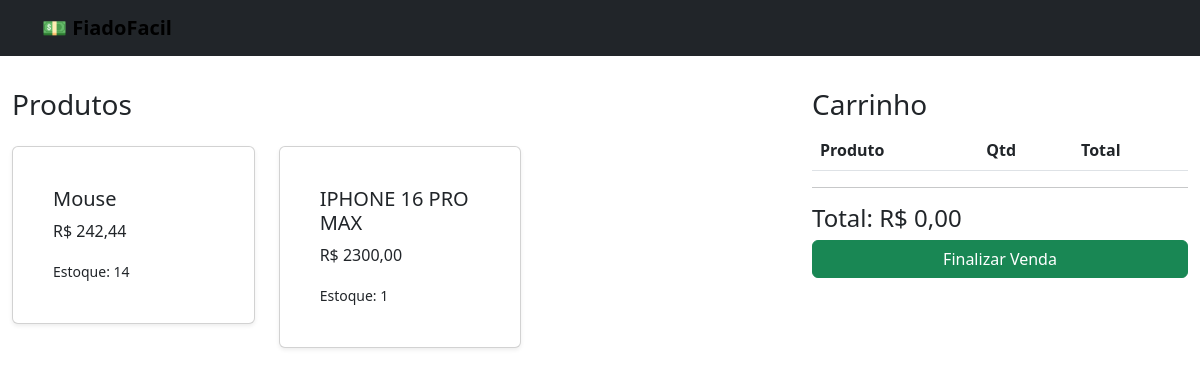
The app's page /vendas/, older data.
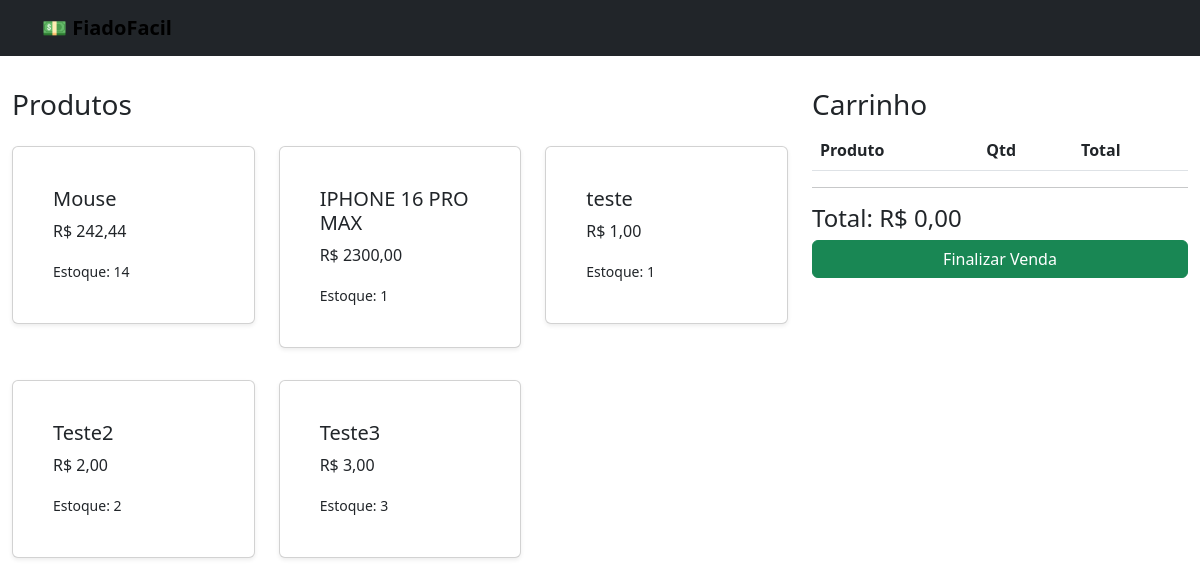
The same page, newer data.
### produtos/models.py (models this page shows, shortened)
class produtosModel(models.Model):
    nome = models.CharField(max_length=100)
    descricao = models.TextField()
    preco = models.DecimalField(max_digits=10, decimal_places=2)
    quantidade = models.IntegerField()

### vendas/views.py (the view)
# urls.py: 2. Add a URL to urlpatterns:  path('', views.home, name='home')
def home(request):
    itens = produtosModel.objects.all()
    return render(
        request,
        'PDV/home.html',
        {'itens': itens}
    )

### vendas/templates/PDV/home.html (shortened to what this page needs)
{% load static %}
<!DOCTYPE html>
<html lang="pt-br">
<head>
    <link rel="stylesheet" href="{% static 'css/style.css' %}">
    <link href="https://cdn.jsdelivr.net/npm/bootstrap@5.3.0/dist/css/bootstrap.min.css" rel="stylesheet">
</head>
<body>
    <nav class="navbar"><div class="container"><a class="navbar-brand" href="{% url 'vendas:Pinicial' %}">💵 FiadoFacil</a></div></nav>
  <div class="container-fluid">
    <div class="row">
        <div class="col-md-8">
            <h3>Produtos</h3>
            <div class="row">
                {% for itens in itens %}
                <div class="col-md-4 mb-3">
                    <div class="card produto-card"
                         onclick="adicionarProduto(
                            '{{ itens.id }}',
                            '{{ itens.nome }}',
                            '{{ itens.preco }}'
                         )">
                        <div class="card-body">
                            <h5>{{ itens.nome }}</h5>
                            <p>
                                R$ {{ itens.preco }}
                            </p>
                            <small>
                                Estoque: {{ itens.quantidade }}
                            </small>
                        </div>
                    </div>
                </div>
                {% endfor %}
            </div>
        </div>
        <div class="col-md-4">
            <h3>Carrinho</h3>
            <table class="table">
                <thead>
                    <tr>
                        <th>Produto</th>
                        <th>Qtd</th>
                        <th>Total</th>
                    </tr>
                </thead>
            </table>
            <hr>
            <h4 id="valorTotal">
                Total: R$ 0,00
            </h4>
            <button
                class="btn btn-success w-100"
                onclick="finalizarVenda()">
                Finalizar Venda
            </button>
        </div>
    </div>
</div>
</body>
</html>

### produtos/static/css/style.css (style rules this page uses)
body { font-family: 'Segoe UI', Tahoma, Geneva, Verdana, sans-serif; background-color: #f8f9fa; color: #333; }
.navbar { background-color: #212529; padding: 1rem; margin-bottom: 2rem; }
.navbar-brand { color: #fff; text-decoration: none; font-weight: bold; font-size: 1.25rem; }
.card { background: #fff; border: 0; border-radius: 0.375rem; box-shadow: 0 0.125rem 0.25rem rgba(0, 0, 0, 0.075); padding: 1.5rem; margin-top: 1rem; }

### vendas/templates/PDV/home.html (style rules this page uses)
body { font-family: 'Segoe UI', Tahoma, Geneva, Verdana, sans-serif; background-color: #f8f9fa; color: #333; margin: 0; padding: 0; }
.navbar { background-color: #212529; padding: 1rem; margin-bottom: 2rem; }
.navbar-brand { color: #fff; text-decoration: none; font-weight: bold; font-size: 1.25rem; }
.container { max-width: 700px; margin: 0 auto; padding: 0 15px; }
.card { background: #fff; border-radius: 0.375rem; box-shadow: 0 0.125rem 0.25rem rgba(0,0,0,0.075); padding: 2rem; border: 0; margin-top: 1rem; }
.btn { display: inline-block; font-weight: 400; text-align: center; padding: 0.375rem 0.75rem; font-size: 1rem; border-radius: 0.25rem; text-decoration: none; cursor: pointer; }
.btn-success { color: #fff; background-color: #198754; border: none; }
p { margin-bottom: 1rem; }

Row changes from the older to the newer data that the page shows:
added produtosModel: nome "teste", preco "1,00", quantidade "1"
added produtosModel: nome "Teste2", preco "2,00", quantidade "2"
added produtosModel: nome "Teste3", preco "3,00", quantidade "3"
